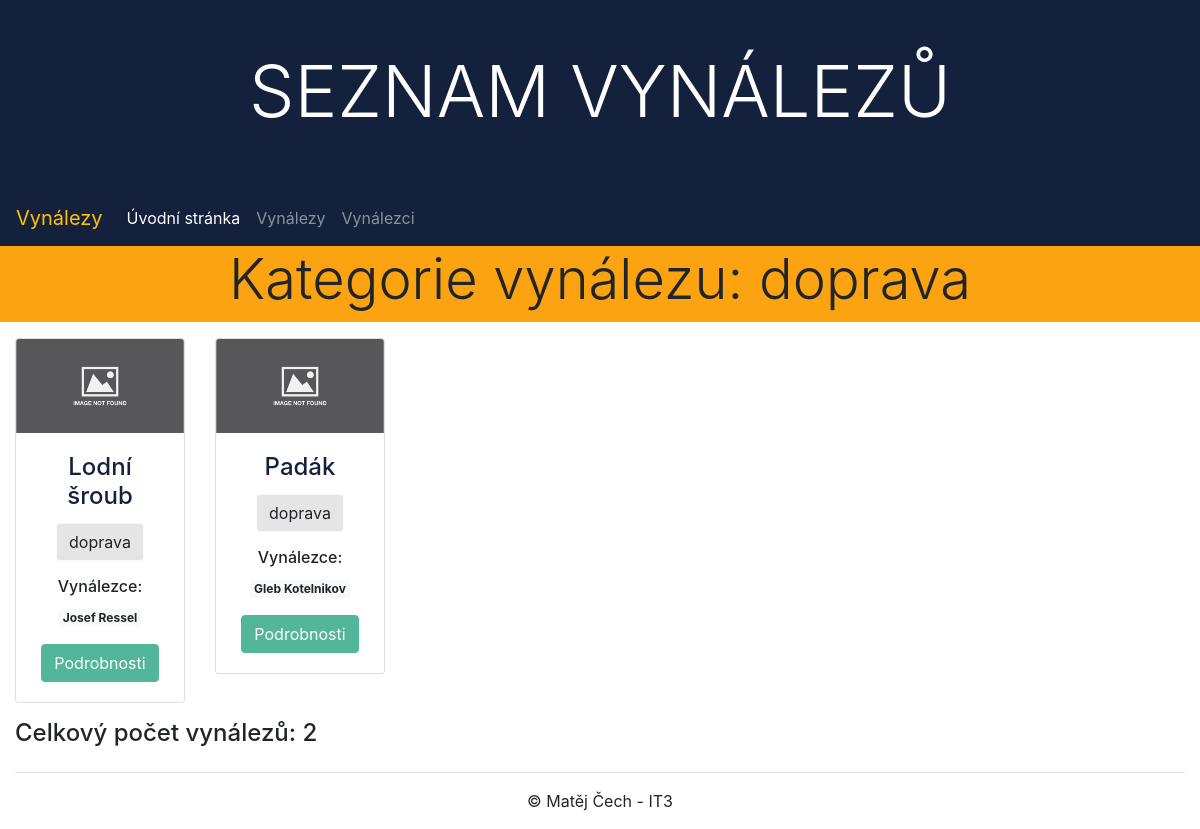
Page /inventions/inventions/categories/doprava/ on the committed database.
### inventions/models.py (models this page shows, shortened)
class Invention(models.Model):
    name = models.CharField(max_length=150, null=False, blank=False, verbose_name="Invention name")
    inventors = models.ManyToManyField(Inventor, help_text="Select who invented it")
    description = models.TextField(blank=True, null=True, verbose_name="Description")
    date_of_invention = models.DateField(blank=True, null=True,
                                         help_text="<em>YYYY-MM-DD</em>",
                                         verbose_name="Date of the invention")
    category = models.ManyToManyField(Category, help_text="Select invention categories")
    photo = models.ImageField(upload_to=invention_photo_path, blank=True, null=True,
                              verbose_name="Photo of the invention")
    '''photo = models.ImageField(upload_to='invention/photo/%Y/%m/%d/', blank=True, null=True,
                              verbose_name="Photo of the invention")'''
    class Meta:
        ordering = ["name"]

class Category(models.Model):
    name = models.CharField(max_length=50, unique=True, null=False, blank=False,
                            verbose_name="Category name")
    class Meta:
        ordering = ["name"]

class Inventor(models.Model):
    first_name = models.CharField(max_length=50, null=False, blank=False, verbose_name="First name")
    last_name = models.CharField(max_length=50, null=False, blank=False, verbose_name="Last name")
    birthday = models.DateField(blank=True, null=True,
                                help_text="<em>YYYY-MM-DD</em>",
                                verbose_name="Birthday")
    date_of_death = models.DateField(blank=True, null=True,
                                     help_text="<em>YYYY-MM-DD</em>",
                                     verbose_name="Date of death")
    nation_id = models.ForeignKey(Nation, on_delete=models.CASCADE)
    biography = models.TextField(blank=True, null=True, verbose_name="Biography")
    photo = models.ImageField(upload_to=inventor_photo_path, blank=True, null=True,
                              verbose_name="Photo of the inventor")
    '''photo = models.ImageField(upload_to='inventor/photo/%Y/%m/%d/', blank=True, null=True,
                              verbose_name="Photo of the inventor")'''
    class Meta:
        ordering = ["last_name", "first_name"]

### inventions/views.py (the view)
# urls.py: path('inventions/', views.InventionListView.as_view(), name='inventions'),
class InventionListView(ListView):
    model = Invention
    context_object_name = 'inventions_list'   # your own name for the list as a template variable
    template_name = 'invention/list.html'  # Specify your own template name/location
    paginate_by = 6
    def get_queryset(self):
        if 'category_name' in self.kwargs:
            return Invention.objects.filter(category__name=self.kwargs['category_name']).all() # Get 5 books containing the title war
        else:
            return Invention.objects.all()
    def get_context_data(self, **kwargs):
        context = super().get_context_data(**kwargs)
        context['num_inventions'] = len(self.get_queryset())
        if 'category_name' in self.kwargs:
            context['view_title'] = f"Kategorie: {self.kwargs['category_name']}"
            context['view_head'] = f"Kategorie vynálezu: {self.kwargs['category_name']}"
        else:
            context['view_title'] = 'Vynálezy'
            context['view_head'] = 'Přehled vynálezů'
        return context

### inventions/context_processors.py (called while the page is built)
def categories(request):
    return {'categories': Category.objects.all()}

### inventions/templates/invention/list.html (shortened to what this page needs)
{% extends "base.html" %}
{% load bootstrap_pagination %}
{% block content %}
<div class="row mb-3">
    <div class="col-sm-12 bg-warning">
        <h2 class="display-4 text-center">{{ view_head }}</h2>
    </div>
</div>
<div class="row">
    {% for invention in inventions_list %}
    <div class="col-sm-6 col-md-4 col-lg-3 col-xl-2 text-center">
        <div class="card">
            {% if invention.photo %}
                <img class="card-img-top" src="{{ invention.photo.url }}" alt="{{ invention.name }}">
            {% else %}
                <img class="card-img-top" src="/media/img/image-not-found.png" alt="{{ invention.name }}">
            {% endif %}
            <div class="card-body">
                <h4 class="card-title"><a href="{% url 'invention_detail' invention.pk %}">{{ invention.name }}</a></h4>
                <p class="card-text">{% for category in invention.category.all %}<a href="{% url 'invention_category' category.name %}" class="btn btn-light">{{ category.name }}</a> {% endfor %}</p>
                {% if invention.inventors.all.count > 1 %}
                    <h6 class="card-text">Vynálezci:</h6>
                {% else %}
                    <h6 class="card-text">Vynálezce:</h6>
                {% endif %}
                <p class="card-text">{% for inventor in invention.inventors.all %}<span class="badge badge-light">{{ inventor.first_name }} {{ inventor.last_name }}</span> {% endfor %}</p>
                <a href="{% url 'invention_detail' invention.pk %}" class="btn btn-primary">Podrobnosti</a>
            </div>
        </div>
    </div>
    {% endfor %}
</div>
<div class="row mt-3">
    <div class="col-sm-12">
        <h4>Celkový počet vynálezů: {{ num_inventions }}</h4>
    </div>
</div>
{% endblock %}

### inventions/static/css/styles.css (style rules this page uses)
.bg-warning { background-color: #FCA311 !important; }
.btn-primary, .page-item.active .page-link { background-color: #52B69A !important; border-color: #52B69A !important; }
.btn-light { background-color: #E5E5E5 !important; }
h4.card-title a { color: #14213D; }

### rows in the picture
Invention: name "Lodní šroub", shows "Vynálezce:"
Category: name "doprava"
Inventor: first_name "Josef", last_name "Ressel"
Invention: name "Padák", shows "Vynálezce:"
Inventor: first_name "Gleb", last_name "Kotelnikov"

### other values in the picture
{{ view_head }} "Kategorie vynálezu: doprava"
{{ num_inventions }} "2"
